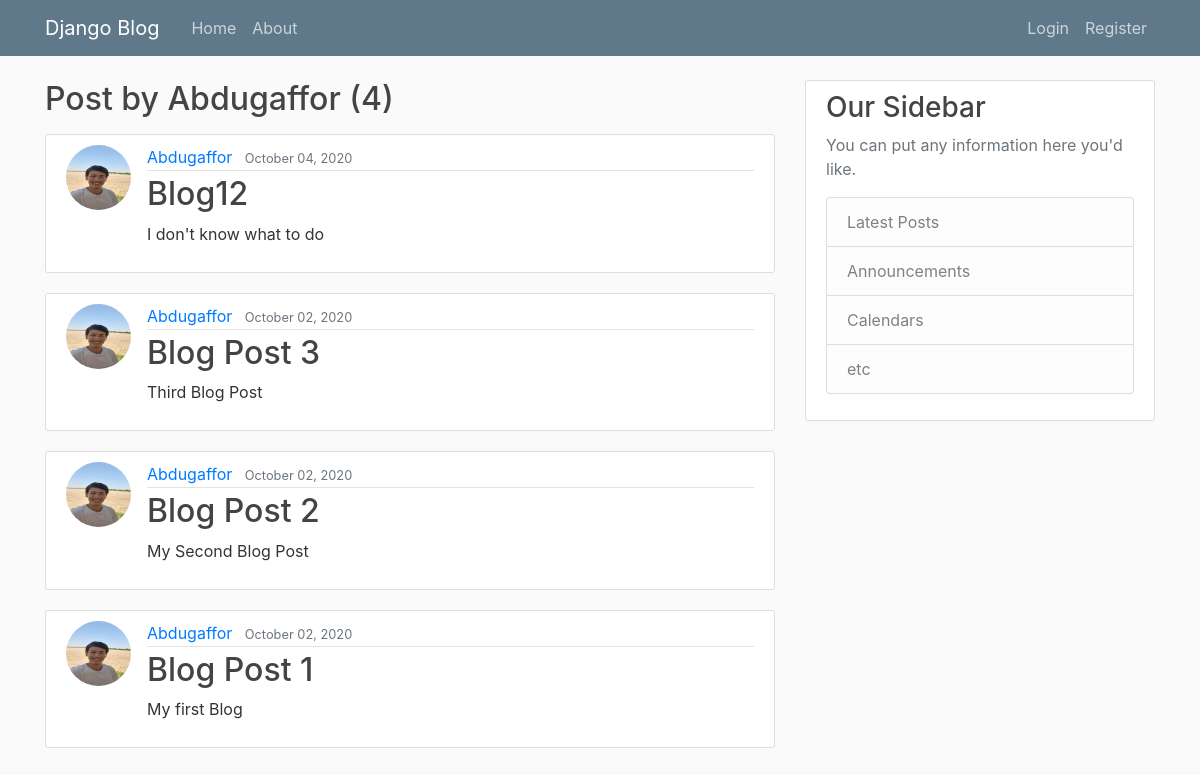
The app's page /user/Abdugaffor, older data.
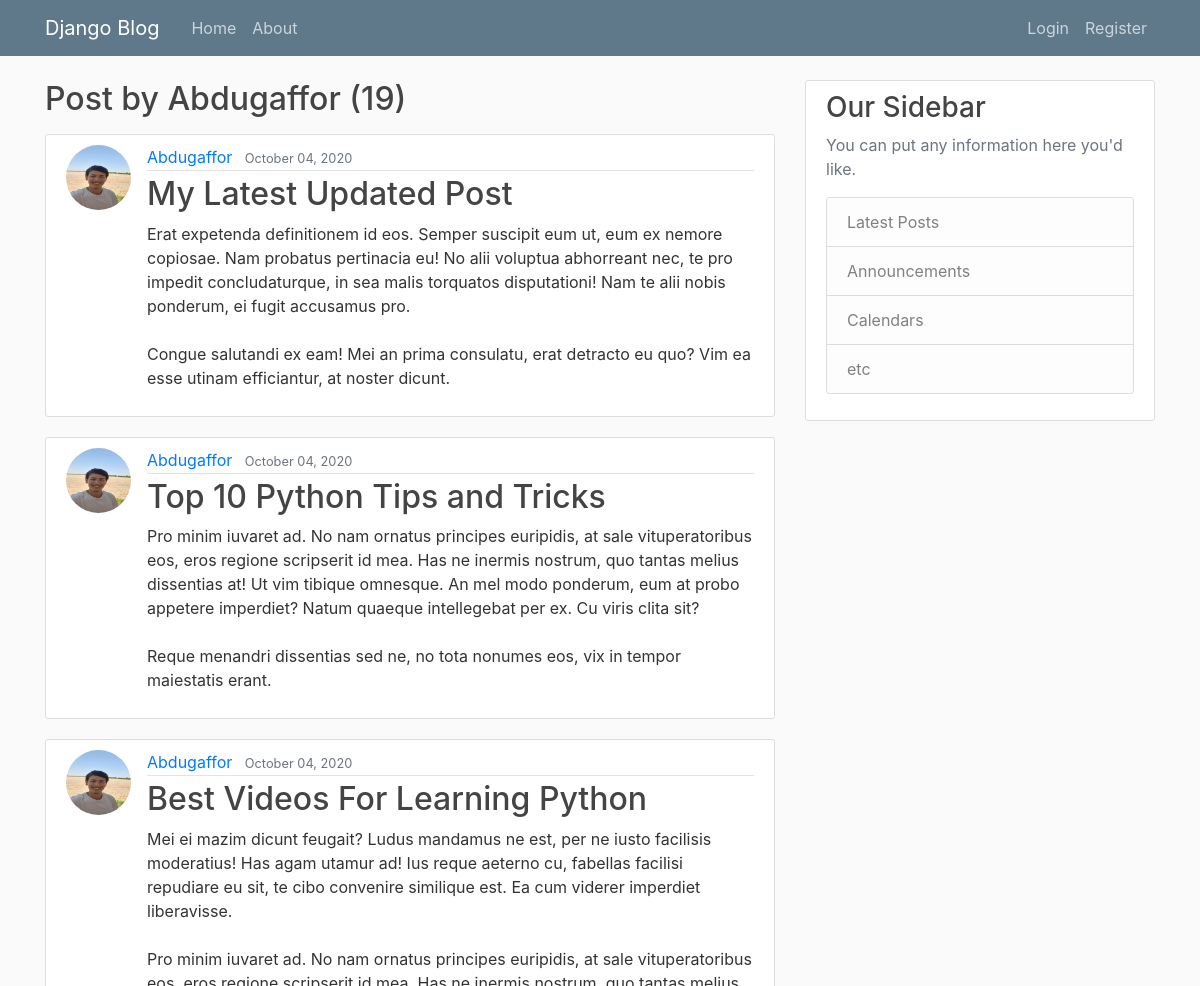
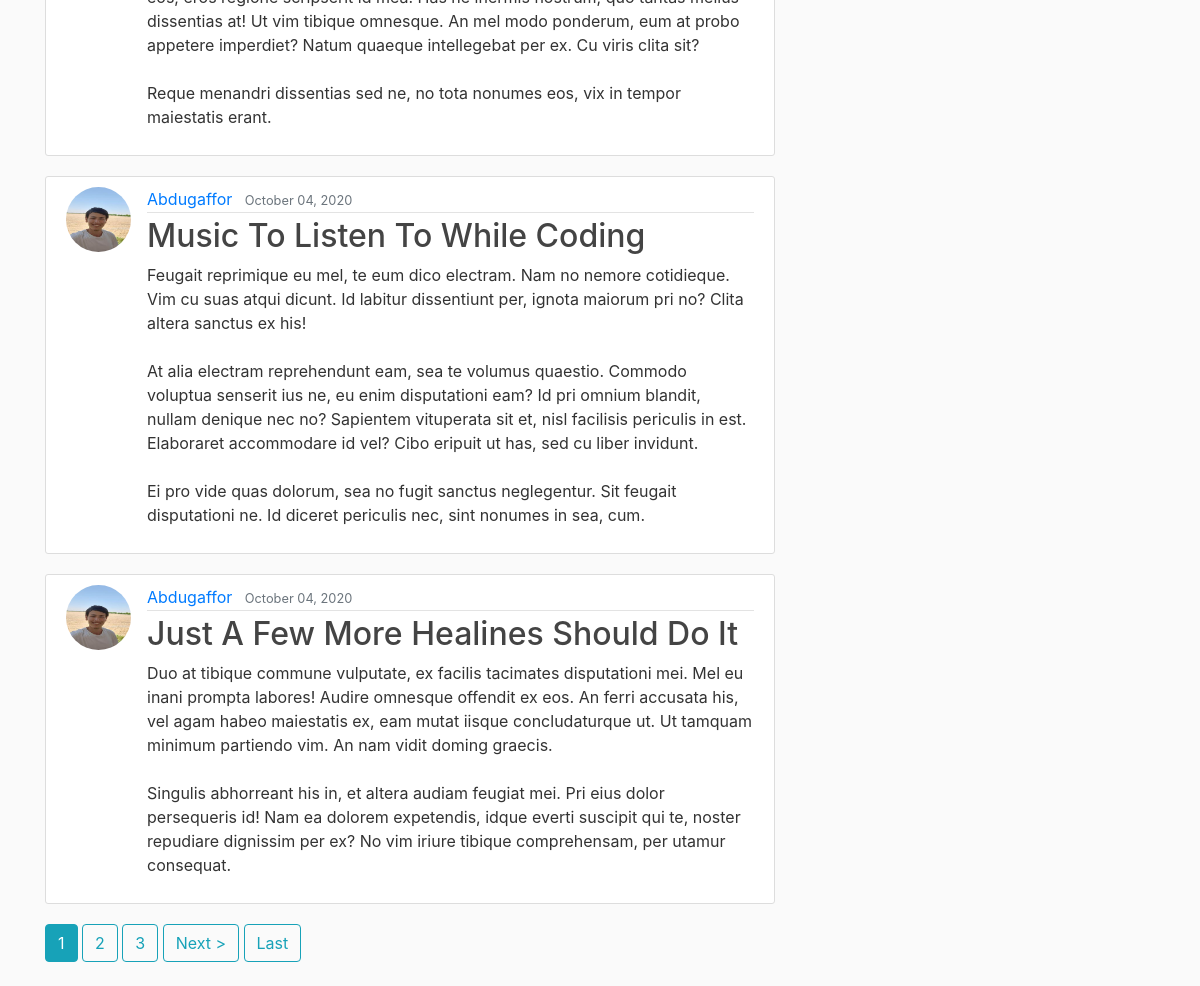
The same page, newer data (2 pictures, top to bottom).
### blog/models.py (models this page shows, shortened)
class Post(models.Model):
    title = models.CharField(max_length=128)
    content = models.TextField()
    date_posted = models.DateTimeField(default=timezone.now)
    author = models.ForeignKey(User, on_delete=models.CASCADE)

### users/models.py (models this page shows, shortened)
class Profile(models.Model):
    user = models.OneToOneField(User, on_delete=models.CASCADE)
    image = models.ImageField(default='default.jpg', upload_to='profile_pics')

### blog/views.py (the view)
# urls.py: path('user/<str:username>', UserPostListView.as_view(), name='user-posts'),
class UserPostListView(ListView):
    model = Post
    template_name = 'blog/user_posts.html'
    context_object_name = 'posts'
    paginate_by = 5
    def get_queryset(self):
        user = get_object_or_404(User, username=self.kwargs.get('username'))
        return Post.objects.filter(author=user).order_by('-date_posted')

### blog/templates/blog/user_posts.html (shortened to what this page needs)
{% extends "blog/base.html" %}
{% block content %}
<h2 class="mb-3">Post by {{ view.kwargs.username }} ({{ page_obj.paginator.count }})</h2>
{% for post in posts  %}
<article class="media content-section">
    <img class="rounded-circle article-img" src="{{ post.author.profile.image.url }}" alt="imageOfAuthor">
    <div class="media-body">
        <div class="article-metadata">
            <a class="mr-2" href="{% url 'user-posts' post.author.username %}">{{ post.author }}</a>
            <small class="text-muted">{{ post.date_posted|date:"F d, Y" }}</small>
        </div>
        <h2><a class="article-title" href="{% url 'post-detail' post.id %}">{{ post.title }}</a></h2>
        <p class="article-content">{{ post.content }}</p>
    </div>
</article>
{% endfor %}
{% if is_paginated %}
        {% for num in page_obj.paginator.page_range %}
        {% if page_obj.number == num %}
        <a class="btn btn-info mb-4" href="?page={{ num }}">{{ num }}</a>
        {% elif num > page_obj.number|add:'-3' and num < page_obj.number|add:'3' %}
        <a class="btn btn-outline-info mb-4" href="?page={{ num }}">{{ num }}</a>
        {% endif %}
        {% endfor %}
        {% if page_obj.has_next %}
        <a class="btn btn-outline-info mb-4" href="?page={{ page_obj.next_page_number }}">Next ></a>
        <a class="btn btn-outline-info mb-4" href="?page={{ page_obj.paginator.num_pages }}">Last</a>
        {% endif %}
        {% endif %}
        {% endblock content %}

Row changes from the older to the newer data that the page shows:
no longer on this page (row unchanged): Post: author.profile.image (picture), author "Abdugaffor", date_posted "October 04, 2020", title "Blog12", content "I don't know what to do"
no longer on this page (row unchanged): Post: author.profile.image (picture), author "Abdugaffor", date_posted "October 02, 2020", title "Blog Post 3", content "Third Blog Post"
no longer on this page (row unchanged): Post: author.profile.image (picture), author "Abdugaffor", date_posted "October 02, 2020", title "Blog Post 2", content "My Second Blog Post"
no longer on this page (row unchanged): Post: author.profile.image (picture), author "Abdugaffor", date_posted "October 02, 2020", title "Blog Post 1", content "My first Blog"
added Post: author.profile.image (picture), author "Abdugaffor", date_posted "October 04, 2020", title "My Latest Updated Post", content "Erat expetenda definitionem id eos. Semper suscipit eum ut, eum ex nemore copiosae. Nam probatus pertinacia eu! No alii voluptua abhorreant nec, te pro impedit concludaturque, in sea malis torquatos disputationi! Nam te alii nobis ponderum, ei fugit accusamus pro. Congue salutandi ex eam! Mei an prima consulatu, erat detracto eu quo? Vim ea esse utinam efficiantur, at noster dicunt."
added Post: author.profile.image (picture), author "Abdugaffor", date_posted "October 04, 2020", title "Top 10 Python Tips and Tricks", content "Pro minim iuvaret ad. No nam ornatus principes euripidis, at sale vituperatoribus eos, eros regione scripserit id mea. Has ne inermis nostrum, quo tantas melius dissentias at! Ut vim tibique omnesque. An mel modo ponderum, eum at probo appetere imperdiet? Natum quaeque intellegebat per ex. Cu viris clita sit? Reque menandri dissentias sed ne, no tota nonumes eos, vix in tempor maiestatis erant."
added Post: author.profile.image (picture), author "Abdugaffor", date_posted "October 04, 2020", title "Best Videos For Learning Python", content "Mei ei mazim dicunt feugait? Ludus mandamus ne est, per ne iusto facilisis moderatius! Has agam utamur ad! Ius reque aeterno cu, fabellas facilisi repudiare eu sit, te cibo convenire similique est. Ea cum viderer imperdiet liberavisse. Pro minim iuvaret ad. No nam ornatus principes euripidis, at sale vituperatoribus eos, eros regione scripserit id mea. Has ne inermis nostrum, quo tantas melius dissentias at! Ut vim tibique omnesque. An mel modo ponderum, eum at probo appetere imperdiet? Natum quaeque intellegebat per ex. Cu viris clita sit? Reque menandri dissentias sed ne, no tota nonumes eos, vix in tempor maiestatis erant."
added Post: author.profile.image (picture), author "Abdugaffor", date_posted "October 04, 2020", title "Music To Listen To While Coding", content "Feugait reprimique eu mel, te eum dico electram. Nam no nemore cotidieque. Vim cu suas atqui dicunt. Id labitur dissentiunt per, ignota maiorum pri no? Clita altera sanctus ex his! At alia electram reprehendunt eam, sea te volumus quaestio. Commodo voluptua senserit ius ne, eu enim disputationi eam? Id pri omnium blandit, nullam denique nec no? Sapientem vituperata sit et, nisl facilisis periculis in est. Elaboraret accommodare id vel? Cibo eripuit ut has, sed cu liber invidunt. Ei pro vide quas dolorum, sea no fugit sanctus neglegentur. Sit feugait disputationi ne. Id diceret periculis nec, sint nonumes in sea, cum."
added Post: author.profile.image (picture), author "Abdugaffor", date_posted "October 04, 2020", title "Just A Few More Healines Should Do It", content "Duo at tibique commune vulputate, ex facilis tacimates disputationi mei. Mel eu inani prompta labores! Audire omnesque offendit ex eos. An ferri accusata his, vel agam habeo maiestatis ex, eam mutat iisque concludaturque ut. Ut tamquam minimum partiendo vim. An nam vidit doming graecis. Singulis abhorreant his in, et altera audiam feugiat mei. Pri eius dolor persequeris id! Nam ea dolorem expetendis, idque everti suscipit qui te, noster repudiare dignissim per ex? No vim iriure tibique comprehensam, per utamur consequat."
Text that changed along with them:
{{ page_obj.paginator.count }}: "4" → "19"
new list line: "1"
new list line: "2"
new list line: "3"
text now shown: "Next > Last"
